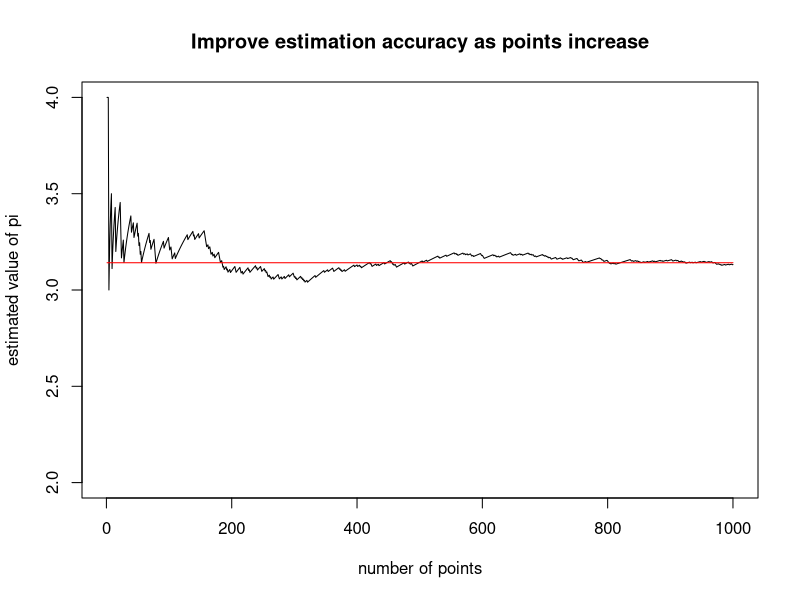
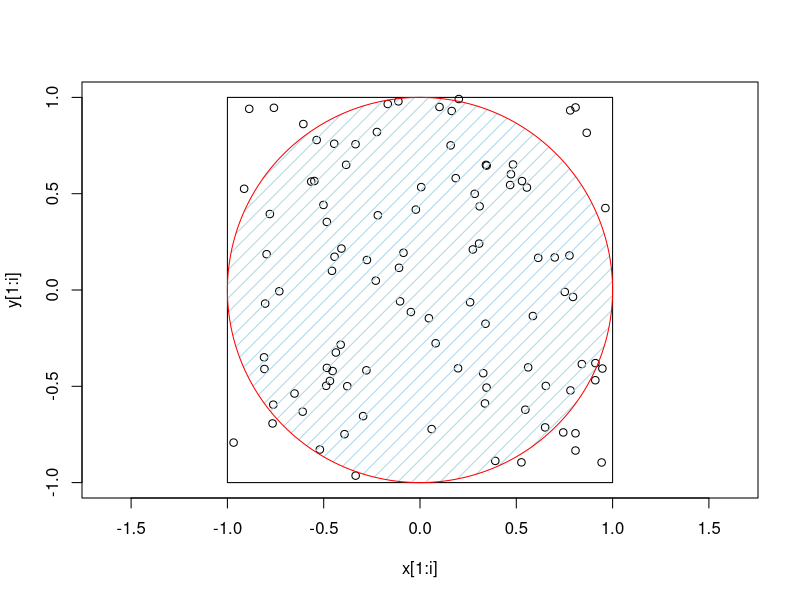

Recreate these plots in R, in order.
## ---- chunk 1
num_darts <- 1000
num_darts_in_circle <- 0

for(i in 1:num_darts) {
  x <- runif(n = 1, min = -1, max = 1)
  y <- runif(n = 1, min = -1, max = 1)
  if(x^2 + y^2 <= 1) {
    num_darts_in_circle = num_darts_in_circle + 1
  }
}

print(4 * num_darts_in_circle / num_darts)
## ---- chunk 2
library("plotrix")

num_darts <- 1000000
num_darts_in_circle <- 0

x <- runif(n = num_darts, min = -1, max = 1)
y <- runif(n = num_darts, min = -1, max = 1)

sum_squares <- x^2 + y^2
indexes_darts_in_circle <- which(sum_squares <= 1)
num_darts_in_circle <- length(indexes_darts_in_circle)
print(4 * num_darts_in_circle / num_darts)
## ---- chunk 3
#| echo: false

simulation = function(long){
  c = rep(0,long)
  numberIn = 0
  for(i in 1:long){
    x = runif(2,-1,1)
    if(sqrt(x[1]*x[1] + x[2]*x[2]) <= 1){
      numberIn = numberIn + 1
    }
    prop = numberIn / i
    piHat = prop *4
    c[i] = piHat
  }
  return(c)
}

size = 1000
res = simulation(size)
ini = 1
plot(res[ini:size], type = "l", main = "Improve estimation accuracy as points increase", xlab = "number of points", ylab = "estimated value of pi", ylim = c(2, 4))
lines(rep(pi, size)[ini:size], col = "red")
## ---- chunk 4
#| echo: false
library("plotrix")

num_darts <- 100
num_darts_in_circle <- 0

x <- runif(n = num_darts, min = -1, max = 1)
y <- runif(n = num_darts, min = -1, max = 1)

sum_squares <- x^2 + y^2
indexes_darts_in_circle <- which(sum_squares <= 1)
num_darts_in_circle <- length(indexes_darts_in_circle)

plot(x[1:i], y[1:i], xlim = c(-1, 1), ylim = c(-1, 1), asp = 1)
rect(-1, -1, 1, 1)
draw.circle(0, 0, 1, nv = 1000, border = "red", col = "lightblue", lty = 1, density = 10, lwd = 1)
